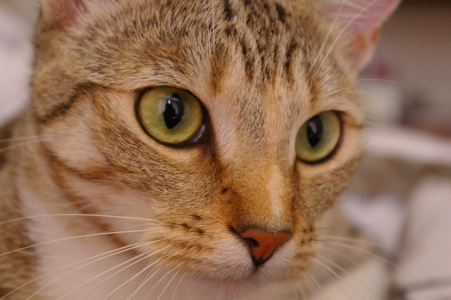
#> input picture TPG8/IPDI_TPs/T01_Segmentar_ojos/chelsea.png, 451 x 300 px, found by its file name
$ python app.py
#> lines starting #> are read from the running program, lines starting #| are printed output that depends on the picture
import imageio
import numpy as np
import matplotlib.pyplot as plt

def cargar_imagen(ruta):
    """Carga una imagen desde un archivo."""
#> called with ruta = './img/chelsea.png'
    return imageio.imread(ruta)
#> returned value is the input picture: shape (300, 451, 3); mean R, G, B 147.7, 111.4, 86.8
#| (300, 451, 3) uint8

def normalizar_imagen(img):
    """Normaliza la imagen a valores entre 0 y 1."""
    return np.clip(img / 255., 0., 1.)

def rgb_a_yiq(img):
    """Convierte una imagen RGB a YIQ."""
    yiq = np.zeros(img.shape)
    yiq[:, :, 0] = 0.229 * img[:, :, 0] + 0.587 * img[:, :, 1] + 0.114 * img[:, :, 2]
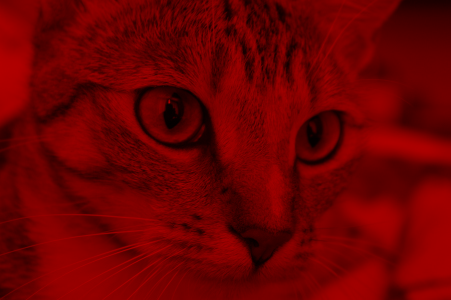
#> yiq: shape (300, 451, 3) float64; mean R, G, B 0.428, 0, 0
    yiq[:, :, 1] = 0.595716 * img[:, :, 0] - 0.274453 * img[:, :, 1] - 0.321263 * img[:, :, 2]
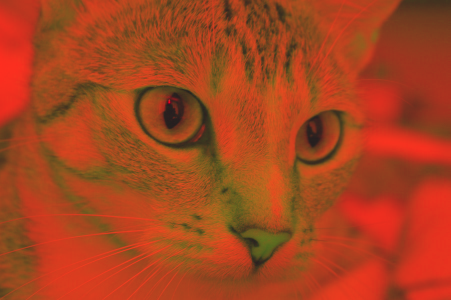
#> yiq: shape (300, 451, 3) float64; mean R, G, B 0.428, 0.116, 0; drawn with min black and max white
    yiq[:, :, 2] = 0.211456 * img[:, :, 0] - 0.522591 * img[:, :, 1] + 0.311135 * img[:, :, 2]
    return yiq

def verificar_rangos_yiq(yiq):
    """Verifica y recorta los valores de YIQ a sus rangos válidos."""
    if np.any(yiq[:, :, 0] > 1):
        print("Advertencia: Valores de Y' mayores que 1 detectados. Se recortarán a 1.")
        yiq[:, :, 0] = np.clip(yiq[:, :, 0], 0, 1)

    if np.any(yiq[:, :, 1] < -0.5957) or np.any(yiq[:, :, 1] > 0.5957):
        print("Advertencia: Valores de I' fuera del rango [-0.5957, 0.5957] detectados. Se recortarán al rango.")
        yiq[:, :, 1] = np.clip(yiq[:, :, 1], -0.5957, 0.5957)

    if np.any(yiq[:, :, 2] < -0.5226) or np.any(yiq[:, :, 2] > 0.5226):
        print("Advertencia: Valores de Q' fuera del rango [-0.5226, 0.5226] detectados. Se recortarán al rango.")
        yiq[:, :, 2] = np.clip(yiq[:, :, 2], -0.5226, 0.5226)
    return yiq

def yiq_a_rgb(yiq):
    """Convierte una imagen YIQ a RGB."""
    rgb = np.zeros(yiq.shape)
    rgb[:, :, 0] = yiq[:, :, 0] + 0.9663 * yiq[:, :, 1] + 0.6210 * yiq[:, :, 2]
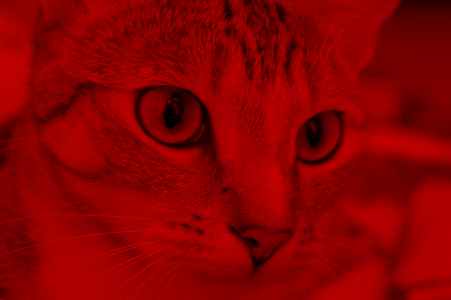
#> rgb: shape (300, 451, 3) float64; mean R, G, B 0.54, 0, 0
    rgb[:, :, 1] = yiq[:, :, 0] - 0.2721 * yiq[:, :, 1] - 0.6474 * yiq[:, :, 2]
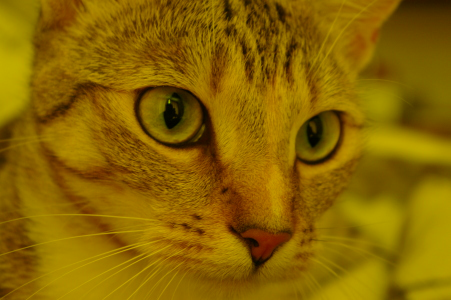
#> rgb: shape (300, 451, 3) float64; mean R, G, B 0.54, 0.397, 0
    rgb[:, :, 2] = yiq[:, :, 0] - 1.1070 * yiq[:, :, 1] + 1.7046 * yiq[:, :, 2]
    return rgb

def graficar_rgb_yiq(img, yiq):
    """Grafica los canales YIQ y la imagen original."""
    titles = ['Imagen Original', 'Y (Luminancia)', 'I (Crominancia)', 'Q (Color)']
    plt.figure(figsize=(8, 4))
    plt.subplot(1, 4, 1)
    plt.imshow(img,'gray')
    plt.title(titles[0])
    plt.axis('off')

    for i in range(3):
        plt.subplot(1, 4, i + 2)
        plt.imshow(yiq[:, :, i], 'gray', vmin=np.min(yiq[:, :, i]), vmax=np.max(yiq[:, :, i]))
        plt.title(titles[i + 1])
        plt.axis('off')
    plt.show()
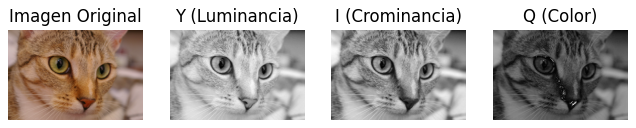
#> figure drawn by matplotlib, 4 panels

ruta_imagen = "./img/chelsea.png"
img = cargar_imagen(ruta_imagen)
print(img.shape, img.dtype)
img = normalizar_imagen(img)
yiq = rgb_a_yiq(img)
yiq = verificar_rangos_yiq(yiq)
rgb = yiq_a_rgb(yiq)
rgb_bytes = (rgb * 255).astype(np.uint8)
graficar_rgb_yiq(img, rgb_bytes)
